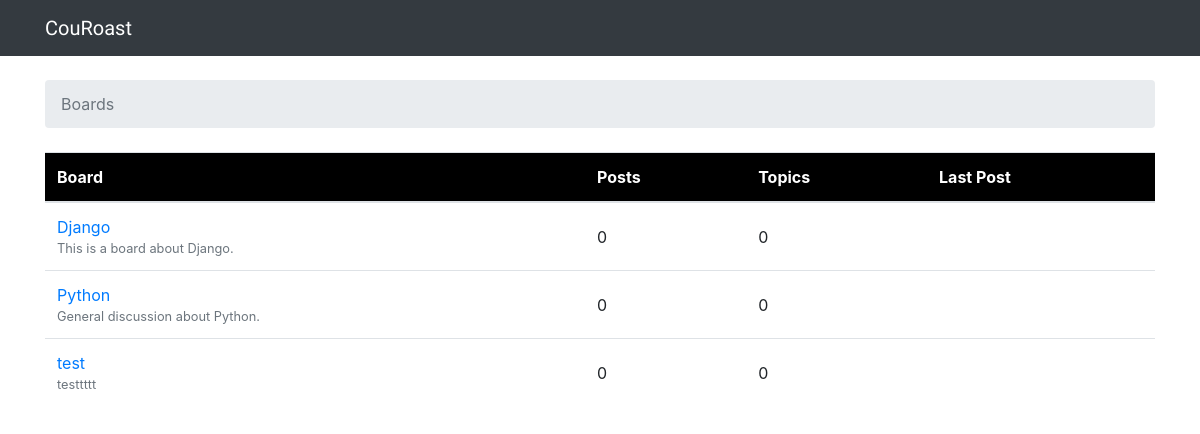
The page / on the database its author committed.
### boards/models.py (models this page shows, shortened)
class Board(models.Model):
    name = models.CharField(max_length = 30, unique = True)
    description = models.CharField(max_length = 100)

### boards/views.py (the view)
# urls.py: 2. Add a URL to urlpatterns:  path('', views.home, name='home')
def home(request):
    boards = Board.objects.all()
    return render(request,'home.html',{'boards':boards})

### templates/home.html
{% extends 'base.html' %}
{% block breadcrumb %}
    <li class = "breadcrumb-item active">Boards</li>
{% endblock %}
{% block content %}
    <table class = "table">
        <thead class = "thead-inverse" style="background-color:black">
            <tr>
                <th style="color: white">Board</th>
                <th style="color:white">Posts</th>
                <th style="color:white">Topics</th>
                <th style="color:white">Last Post</th>
            </tr>
        </thead>
        <tbody>
            {% for board in boards %}
                <tr>
                    <td>
                        <a href="{%url 'board_topics' board.pk %}">{{board.name}}</a>
                        <small class="text-muted d-block">{{board.description}}</small>
                    </td>
                    <td class="align-middle">0</td>
                    <td class="align-middle">0</td>
                    <td></td>
                </tr>
            {% endfor %}
        </tbody>
    </table>
 {% endblock %}

### rows shown on the page
Board: name "Django", description "This is a board about Django."
Board: name "Python", description "General discussion about Python."
Board: name "test", description "testtttt"
